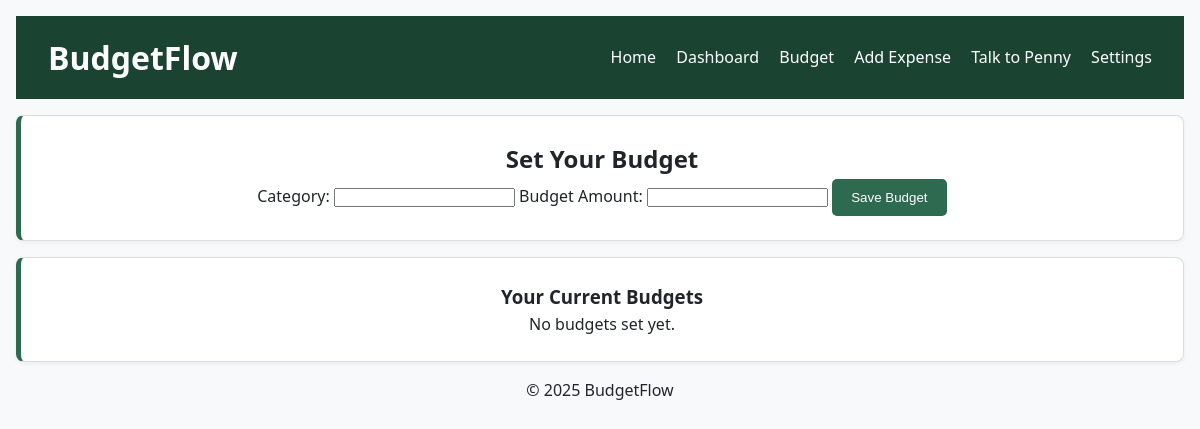
Before: /budget (signed in) with the older database file.
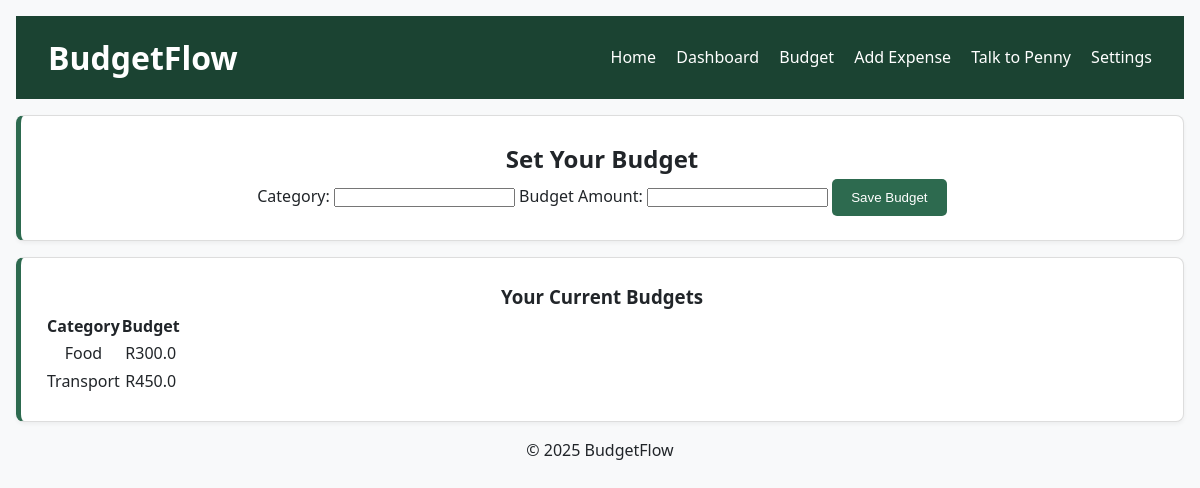
After: the same page with the newer database file.
### tables this page shows
CREATE TABLE budgets (
                id INTEGER PRIMARY KEY AUTOINCREMENT,
                user_id INTEGER NOT NULL,
                category TEXT NOT NULL,
                amount REAL NOT NULL,
                UNIQUE(user_id, category),
                FOREIGN KEY(user_id) REFERENCES users(id)
            );

### app.py (the view, shortened to what this page needs)
@app.route("/budget", methods=["GET", "POST"])
@login_required
def budget():
    if 'username' not in session:
        flash("Please login to access your budget.", "error")
        return redirect(url_for("login"))
    user = get_user(session['username'])
    cursor = get_db().execute(
        "SELECT category, amount FROM budgets WHERE user_id = ?", (user['id'],)
    )
    budgets = cursor.fetchall()
    return render_template("budget.html", budgets=budgets)

### app.py (called while the page is built)
def login_required(f):
    @wraps(f)
    def decorated_function(*args, **kwargs):
        if 'username' not in session:
            flash("You must be logged in to view this page.", "error")
            return redirect(url_for('login'))
        return f(*args, **kwargs)
    return decorated_function

def get_db():
    db = getattr(g, '_database', None)
    if db is None:
        db = g._database = sqlite3.connect(DATABASE)
        db.row_factory = sqlite3.Row
    return db

@app.teardown_appcontext
def close_connection(exception):
    db = getattr(g, '_database', None)
    if db is not None:
        db.close()

def get_user(username):
    db = get_db()
    cursor = db.execute('SELECT * FROM users WHERE username = ?', (username,))
    return cursor.fetchone()

### templates/budget.html (shortened to what this page needs)
<!DOCTYPE html>
<html lang="en">
<head>
    <link rel="stylesheet" href="{{ url_for('static', filename='css/style.css') }}">
</head>
<body>
    <div class="navbar">
        <h1>BudgetFlow</h1>
        <nav>
            <a href="/">Home</a>
            <a href="/dashboard">Dashboard</a>
            <a href="/budget">Budget</a>
            <a href="/add-expense">Add Expense</a>
            <a href="/penny">Talk to Penny</a>
            <a href="/settings">Settings</a>
        </nav>
    </div>
    <div class="card">
        <h2>Set Your Budget</h2>
        <form action="/budget" method="POST">
            <label for="category">Category:</label>
            <input type="text" name="category" id="category" required>
            <label for="amount">Budget Amount:</label>
            <input type="number" name="amount" id="amount" min="0" step="0.01" required>
            <button type="submit" class="btn">Save Budget</button>
        </form>
    </div>
    <div class="card">
        <h3>Your Current Budgets</h3>
        {% if budgets %}
            <table>
                <thead>
                    <tr>
                        <th>Category</th>
                        <th>Budget</th>
                    </tr>
                </thead>
                <tbody>
                    {% for row in budgets %}
                    <tr>
                        <td>{{ row.category }}</td>
                        <td>R{{ row.amount }}</td>
                    </tr>
                    {% endfor %}
                </tbody>
            </table>
        {% else %}
            <p>No budgets set yet.</p>
        {% endif %}
    </div>
      <footer>
        <p>&copy; 2025 BudgetFlow</p>
    </footer>
</body>
</html>

### static/css/style.css (style rules this page uses)
:root { --primary-green: #2D6A4F; --accent-green: #40916C; --dark-green: #1B4332; --light-green: #B7E4C7; --highlight-yellow: #F9C74F; --neutral-light: #F8F9FA; --text-dark: #212529; --danger-red: #F94144; --white: #ffffff; }
* { margin: 0; padding: 0; box-sizing: border-box; }
body { font-family: 'Segoe UI', Tahoma, Geneva, Verdana, sans-serif; background-color: var(--neutral-light); color: var(--text-dark); line-height: 1.6; padding: 1rem; }
.navbar { background-color: var(--dark-green); color: var(--white); padding: 1rem 2rem; display: flex; justify-content: space-between; align-items: center; }
.navbar a { color: var(--white); text-decoration: none; margin-left: 1rem; }
.card { background-color: var(--white); border: 1px solid #ddd; border-left: 5px solid var(--primary-green); border-radius: 8px; padding: 1.5rem; margin: 1rem 0; box-shadow: 0 2px 4px rgba(0,0,0,0.05); text-align: center; }
.btn { background-color: var(--primary-green); color: var(--white); border: none; padding: 0.7rem 1.2rem; border-radius: 5px; cursor: pointer; transition: background-color 0.3s ease; }
footer { text-align: center; }

Changed rows visible on the page:
added budgets: category "Food", amount "300.0"
added budgets: category "Transport", amount "450.0"
Other visible differences:
text no longer shown: "No budgets set yet."
text now shown: "Category Budget"
